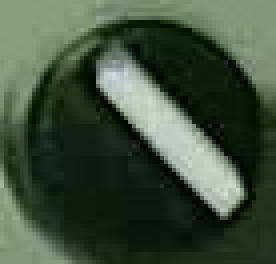
#> input picture k61buttom.jpg, 69 x 66 px, found by its file name (shown 4 times larger)
$ python buttommdet_20240416142546.py
#> lines starting #> are read from the running program, lines starting #| are printed output that depends on the picture
import cv2
import numpy as np
import matplotlib.pyplot as plt

# 读取彩色图像
image = cv2.imread('k61buttom.jpg')
#> image is the input picture: shape (66, 69, 3); mean B, G, R 61.9, 80, 64.9

height, width = image.shape[:2]
#> height = 66; width = 69

# 计算旋转中心，这里选择图像中心
center = (width // 2, height // 2)
#> center = (34, 33)

# 设置旋转角度（逆时针90度）
angle = -10

# 获取旋转矩阵
rotation_matrix = cv2.getRotationMatrix2D(center, angle, 1.0)

# 应用旋转矩阵进行旋转
rotated_image = cv2.warpAffine(image, rotation_matrix, (width, height))
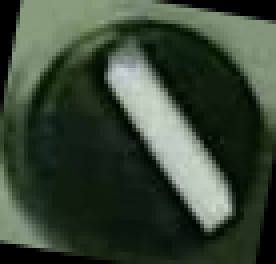
#> rotated_image: shape (66, 69, 3) (shown 4 times larger); mean B, G, R 54.8, 71, 57.2

# 将彩色图像转换为灰度图像
gray_image = cv2.cvtColor(rotated_image, cv2.COLOR_BGR2GRAY)
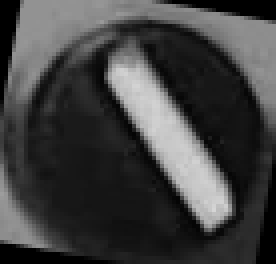
#> gray_image: shape (66, 69) (shown 4 times larger); min 0, max 213, mean 65

hist = cv2.calcHist([gray_image], [0], None, [256], [0, 256])
#> hist = 256 values, max 277 at index 0, min 0 at index 4, mean 17.79

plt.figure()
plt.title("Gray Scale Histogram")
plt.xlabel("Bins")
plt.ylabel("# of Pixels")
plt.plot(hist)
plt.xlim([0, 256])
plt.show()
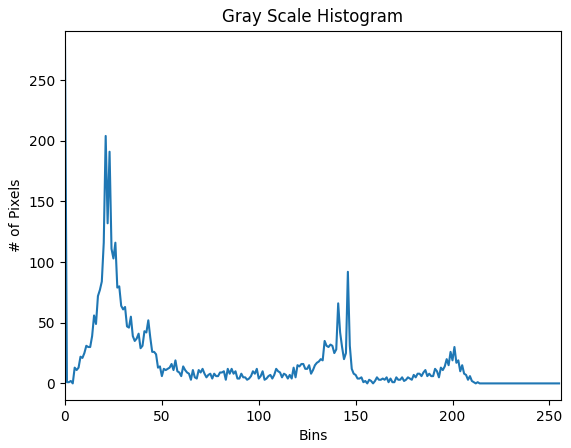
#> figure drawn by matplotlib, 1 panel; curve peaks at x = 0, y = 277

# 显示原始图像和灰度图像
# cv2.imshow('Original Image', image)
cv2.imshow('Gray Image', gray_image)

# 等待任意按键按下后关闭窗口
cv2.waitKey(0)
cv2.destroyAllWindows()

$ run again, with G66.jpg copied over k61buttom.jpg
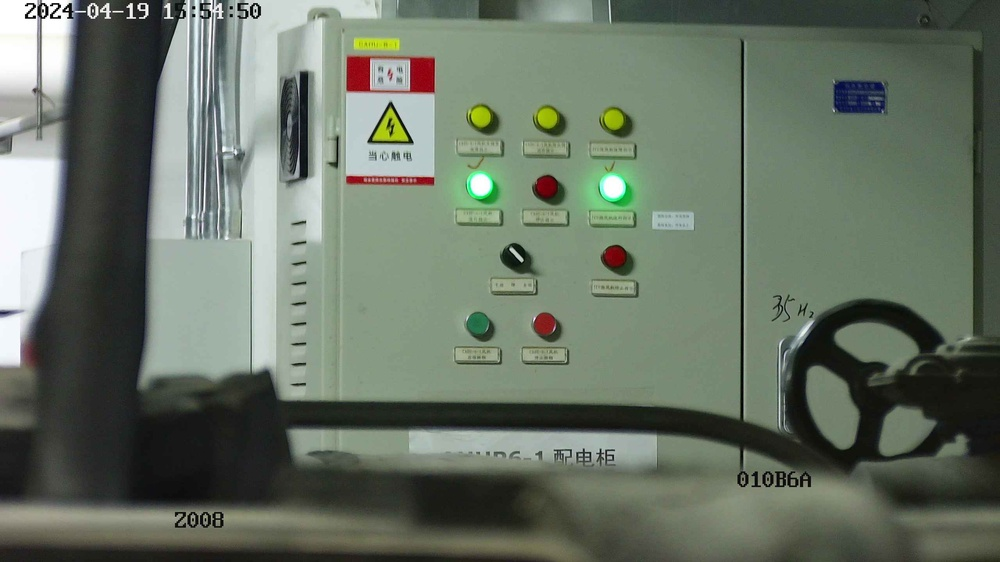
#> input picture G66.jpg, 1000 x 562 px, shrunk from 2560 x 1440 before the run, found by its file name
#> image is the input picture: shape (562, 1000, 3); mean B, G, R 100.7, 114.5, 103.9
#> `gray_image = cv2.cvtColor(rotated_image, cv2.COLOR_BGR2GRAY)`:
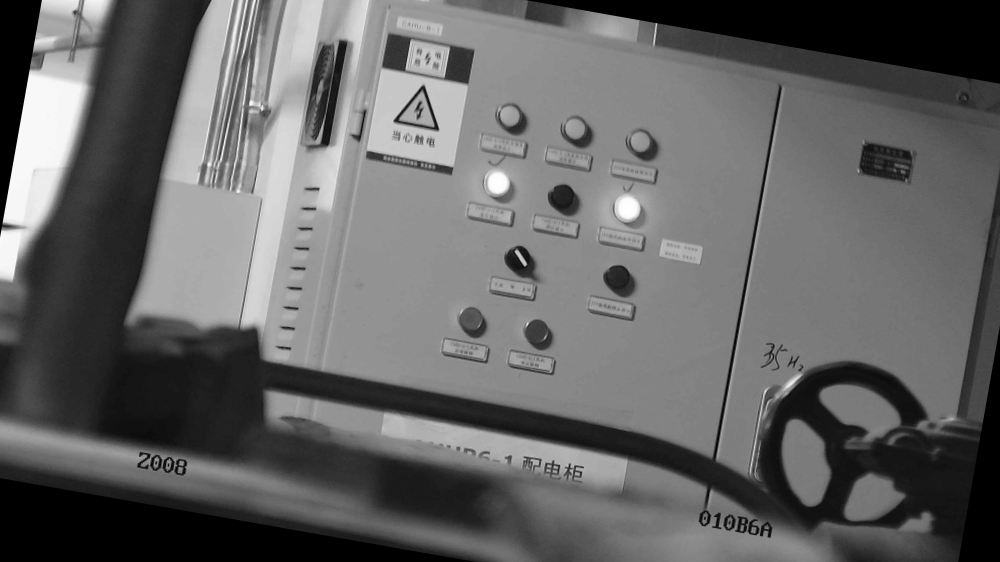
#> gray_image: shape (562, 1000); min 0, max 255, mean 100.3
#> hist = 256 values, max 49078 at index 0, min 29 at index 1, mean 2195.3
#> `plt.show()`:
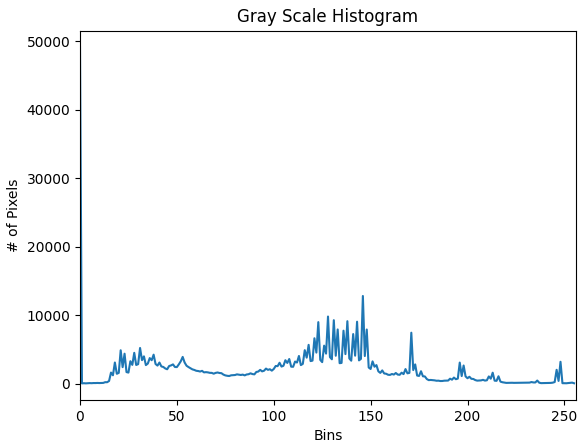
#> figure drawn by matplotlib, 1 panel; curve peaks at x = 0, y = 49078

$ run again, with G67.jpg copied over k61buttom.jpg
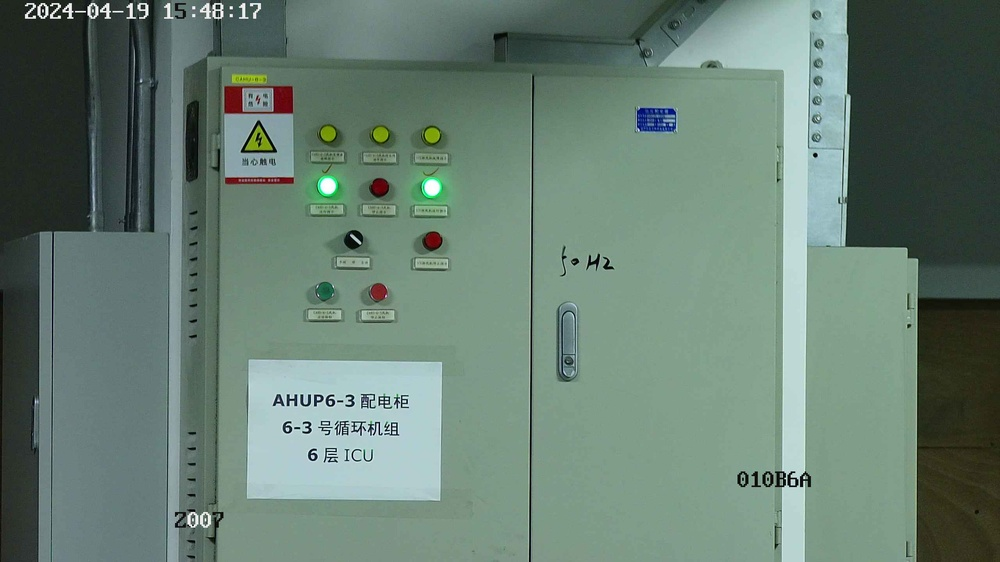
#> input picture G67.jpg, 1000 x 562 px, shrunk from 2560 x 1440 before the run, found by its file name
#> image is the input picture: shape (562, 1000, 3); mean B, G, R 113.9, 125.8, 103.7
#> `gray_image = cv2.cvtColor(rotated_image, cv2.COLOR_BGR2GRAY)`:
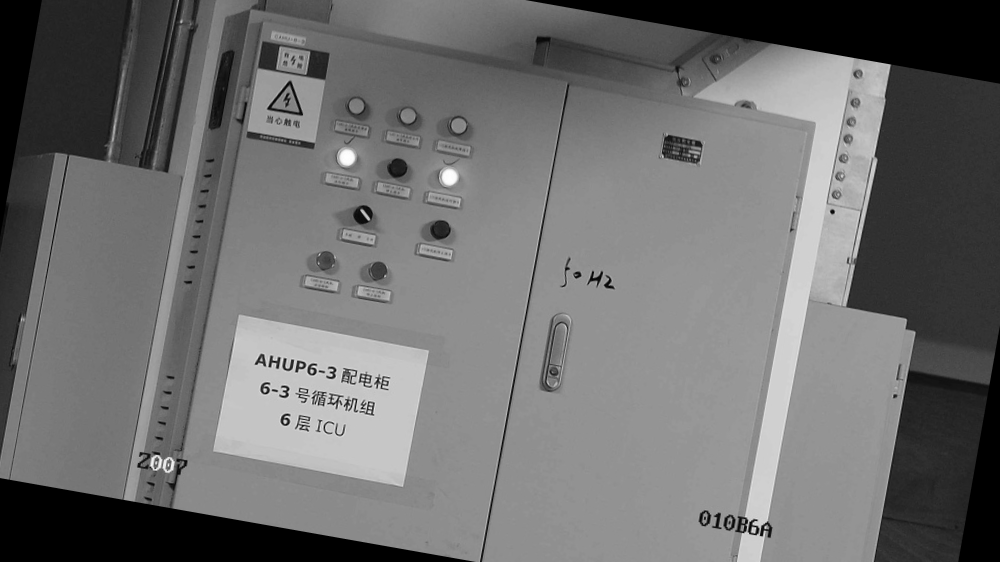
#> gray_image: shape (562, 1000); min 0, max 255, mean 110
#> hist = 256 values, max 49079 at index 0, min 4 at index 255, mean 2195.3
#> `plt.show()`:
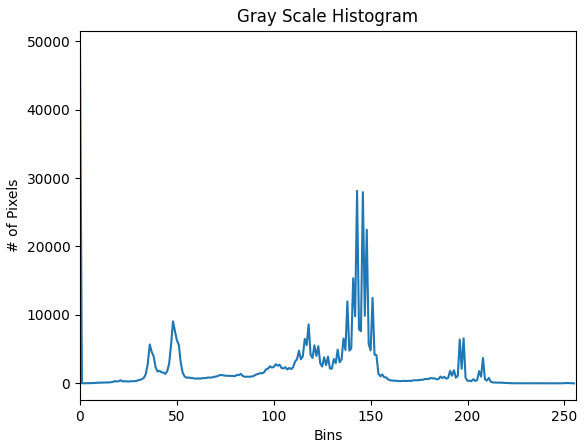
#> figure drawn by matplotlib, 1 panel; curve peaks at x = 0, y = 49079
